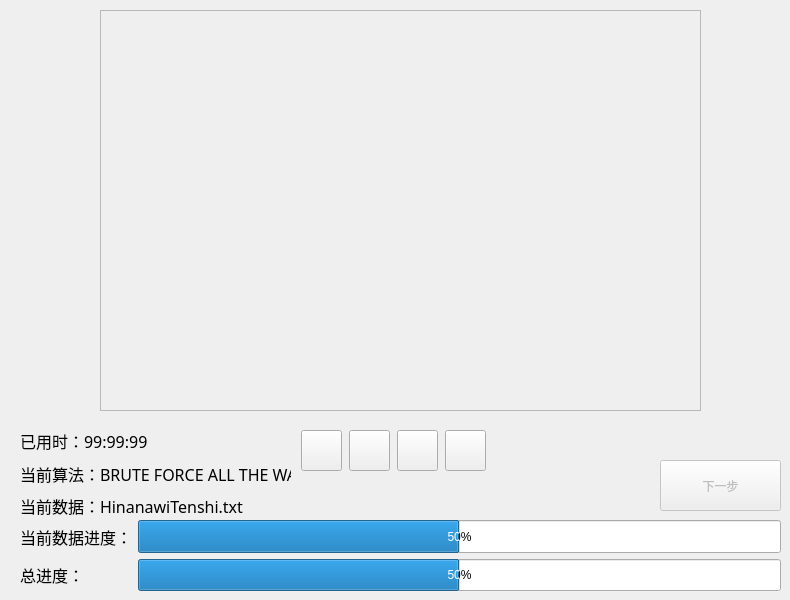
    <widget class="QWidget" name="Processing">
     <widget class="QPushButton" name="ProcessingNextButton">
      <property name="enabled">
       <bool>false</bool>
      </property>
      <property name="geometry">
       <rect>
        <x>660</x>
        <y>460</y>
        <width>121</width>
        <height>51</height>
       </rect>
      </property>
      <property name="text">
       <string>下一步</string>
      </property>
     </widget>
     <widget class="QWidget" name="layoutWidget">
      <property name="geometry">
       <rect>
        <x>20</x>
        <y>520</y>
        <width>761</width>
        <height>71</height>
       </rect>
      </property>
      <layout class="QFormLayout" name="ProcessingProgressBars">
       <item row="0" column="0">
        <widget class="QLabel" name="staticLabel4">
         <property name="font">
          <font>
           <family>黑体</family>
           <pointsize>12</pointsize>
          </font>
         </property>
         <property name="text">
          <string>当前数据进度：</string>
         </property>
        </widget>
       </item>
       <item row="0" column="1">
        <widget class="QProgressBar" name="CurrentMethodProgressBar">
         <property name="sizePolicy">
          <sizepolicy hsizetype="Expanding" vsizetype="Expanding">
           <horstretch>0</horstretch>
           <verstretch>0</verstretch>
          </sizepolicy>
         </property>
         <property name="value">
          <number>50</number>
         </property>
        </widget>
       </item>
       <item row="1" column="0">
        <widget class="QLabel" name="staticLabel5">
         <property name="font">
          <font>
           <family>黑体</family>
           <pointsize>12</pointsize>
          </font>
         </property>
         <property name="text">
          <string>总进度：</string>
         </property>
        </widget>
       </item>
       <item row="1" column="1">
        <widget class="QProgressBar" name="TotalProgressBar">
         <property name="sizePolicy">
          <sizepolicy hsizetype="Expanding" vsizetype="Expanding">
           <horstretch>0</horstretch>
           <verstretch>0</verstretch>
          </sizepolicy>
         </property>
         <property name="value">
          <number>50</number>
         </property>
        </widget>
       </item>
      </layout>
     </widget>
     <widget class="QFrame" name="ProcessingVideoFrame">
      <property name="geometry">
       <rect>
        <x>100</x>
        <y>10</y>
        <width>601</width>
        <height>401</height>
       </rect>
      </property>
      <property name="frameShape">
       <enum>QFrame::StyledPanel</enum>
      </property>
      <property name="frameShadow">
       <enum>QFrame::Sunken</enum>
      </property>
     </widget>
     <widget class="QWidget" name="layoutWidget">
      <property name="geometry">
       <rect>
        <x>300</x>
        <y>420</y>
        <width>191</width>
        <height>61</height>
       </rect>
      </property>
      <layout class="QHBoxLayout" name="ProcessingVideoButtons">
       <item>
        <widget class="QPushButton" name="ProcessingPreviousVideoButton">
         <property name="sizePolicy">
          <sizepolicy hsizetype="Maximum" vsizetype="Maximum">
           <horstretch>0</horstretch>
           <verstretch>0</verstretch>
          </sizepolicy>
         </property>
         <property name="maximumSize">
          <size>
           <width>41</width>
           <height>41</height>
          </size>
         </property>
         <property name="text">
          <string/>
         </property>
         <property name="iconSize">
          <size>
           <width>20</width>
           <height>20</height>
          </size>
         </property>
        </widget>
       </item>
       <item>
        <widget class="QPushButton" name="ProcessingPlayButton">
         <property name="sizePolicy">
          <sizepolicy hsizetype="Maximum" vsizetype="Maximum">
           <horstretch>0</horstretch>
           <verstretch>0</verstretch>
          </sizepolicy>
         </property>
         <property name="maximumSize">
          <size>
           <width>41</width>
           <height>41</height>
          </size>
         </property>
         <property name="text">
          <string/>
         </property>
         <property name="iconSize">
          <size>
           <width>20</width>
           <height>20</height>
          </size>
         </property>
        </widget>
       </item>
       <item>
        <widget class="QPushButton" name="ProcessingNextVideoButton">
         <property name="sizePolicy">
          <sizepolicy hsizetype="Maximum" vsizetype="Maximum">
           <horstretch>0</horstretch>
           <verstretch>0</verstretch>
          </sizepolicy>
         </property>
         <property name="maximumSize">
          <size>
           <width>41</width>
           <height>41</height>
          </size>
         </property>
         <property name="text">
          <string/>
         </property>
         <property name="iconSize">
          <size>
           <width>20</width>
           <height>20</height>
          </size>
         </property>
        </widget>
       </item>
       <item>
        <widget class="QPushButton" name="ProcessingVolumeButton">
         <property name="sizePolicy">
          <sizepolicy hsizetype="Maximum" vsizetype="Maximum">
           <horstretch>0</horstretch>
           <verstretch>0</verstretch>
          </sizepolicy>
         </property>
         <property name="maximumSize">
          <size>
           <width>41</width>
           <height>41</height>
          </size>
         </property>
         <property name="text">
          <string/>
         </property>
         <property name="iconSize">
          <size>
           <width>20</width>
           <height>20</height>
          </size>
         </property>
        </widget>
       </item>
      </layout>
     </widget>
     <widget class="QWidget" name="layoutWidget">
      <property name="geometry">
       <rect>
        <x>20</x>
        <y>428</y>
        <width>271</width>
        <height>91</height>
       </rect>
      </property>
      <layout class="QVBoxLayout" name="ProcessingInfoLabels">
       <item>
        <widget class="QLabel" name="ProcessingTimeUsageLabel">
         <property name="font">
          <font>
           <family>黑体</family>
           <pointsize>12</pointsize>
          </font>
         </property>
         <property name="text">
          <string>已用时：99:99:99</string>
         </property>
        </widget>
       </item>
       <item>
        <widget class="QLabel" name="ProcessingCurrentMethodLabel">
         <property name="font">
          <font>
           <family>黑体</family>
           <pointsize>12</pointsize>
          </font>
         </property>
         <property name="text">
          <string>当前算法：BRUTE FORCE ALL THE WAY</string>
         </property>
        </widget>
       </item>
       <item>
        <widget class="QLabel" name="ProcessingCurrentDataLabel">
         <property name="font">
          <font>
           <family>黑体</family>
           <pointsize>12</pointsize>
          </font>
         </property>
         <property name="text">
          <string>当前数据：HinanawiTenshi.txt</string>
         </property>
        </widget>
       </item>
      </layout>
     </widget>
    </widget>
